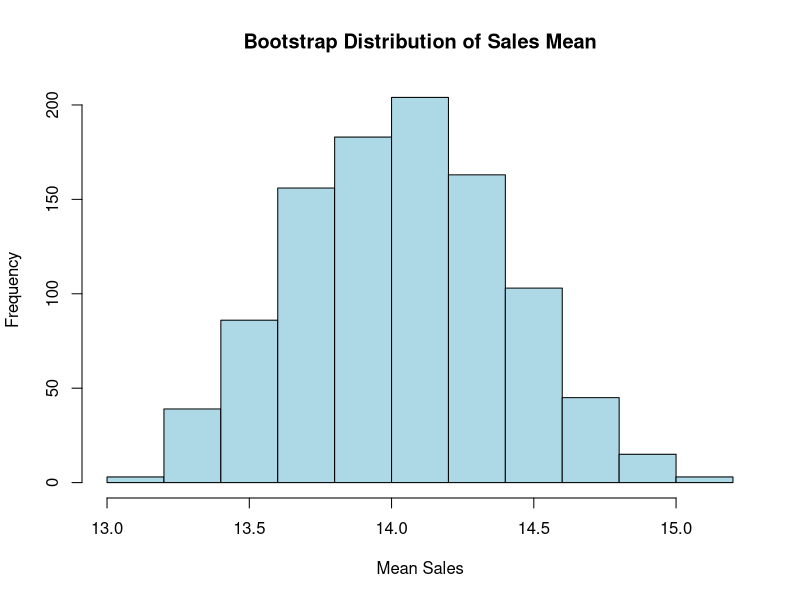

This figure's R source: (Note: this script raises an error after producing the figure.)
# Load dataset
AdData <- read.csv("data/Advertising_Budget_and_Sales.csv", colClasses = c(
  TV_Ad_Budget = "numeric",
  Radio_Ad_Budget = "numeric",
  Newspaper_Ad_Budget = "numeric",
  Sales = "numeric"
))

# Display structure to verify data types
str(AdData)

# Display first few rows to ensure data is loaded correctly
head(AdData)

View(AdData)

# Set seed for reproducibility
set.seed(123)

# Define the proportion of data to use for training
train_size <- 0.7  # 70% for training, 30% for testing

# Create a random sample of row indices for the training set
train_indices <- sample(1:nrow(AdData), size = train_size * nrow(AdData))

# Split the data into training and testing sets
train_data <- AdData[train_indices, ]
test_data <- AdData[-train_indices, ]

# Check the dimensions of the training and testing sets
dim(train_data)
dim(test_data)

# Set seed for reproducibility
set.seed(123)

# Number of bootstrap samples
n_bootstrap <- 1000

# Initialize a vector to store bootstrap sample means
bootstrap_means <- numeric(n_bootstrap)

# Perform bootstrapping
for (i in 1:n_bootstrap) {
  # Sample with replacement
  sample_data <- AdData[sample(1:nrow(AdData), replace = TRUE), ]
  
  # Calculate the mean of Sales for the bootstrap sample
  bootstrap_means[i] <- mean(sample_data$Sales)
}

# Display the results
mean(bootstrap_means)  # Average of the bootstrap sample means
sd(bootstrap_means)    # Standard deviation of the bootstrap sample means

# Plot the bootstrap distribution
hist(bootstrap_means, main = "Bootstrap Distribution of Sales Mean",
     xlab = "Mean Sales", col = "lightblue", border = "black")

# Load necessary libraries
library(caret)

# Set seed for reproducibility
set.seed(123)

# Define the number of folds for cross-validation
k <- 5

# Create the training control
train_control <- trainControl(method = "cv", number = k)

# Fit a linear model (you can change this to any model of your choice)
model <- train(Sales ~ TV_Ad_Budget + Radio_Ad_Budget + Newspaper_Ad_Budget, 
               data = AdData, 
               method = "lm", 
               trControl = train_control)

# Display the results
print(model)

# Load necessary libraries
library(caret)
library(glmnet)      # For Lasso Regression
library(randomForest) # For Random Forest Regression

# Set seed for reproducibility
set.seed(123)

# Create the training control
train_control <- trainControl(method = "cv", number = 5)  # 5-fold cross-validation

# 1. Linear Regression
linear_model <- train(Sales ~ TV_Ad_Budget + Radio_Ad_Budget + Newspaper_Ad_Budget, 
                      data = AdData, 
                      method = "lm", 
                      trControl = train_control)

# 2. Lasso Regression
# Note: You need to standardize your data for Lasso Regression
x <- as.matrix(AdData[, c("TV_Ad_Budget", "Radio_Ad_Budget", "Newspaper_Ad_Budget")])
y <- AdData$Sales
lasso_model <- cv.glmnet(x, y, alpha = 1) # alpha = 1 for Lasso
lasso_model

# 3. Random Forest Regression
rf_model <- train(Sales ~ TV_Ad_Budget + Radio_Ad_Budget + Newspaper_Ad_Budget, 
                  data = AdData, 
                  method = "rf", 
                  trControl = train_control)

# Display results for all models
print(linear_model)
print(lasso_model)
print(rf_model)

